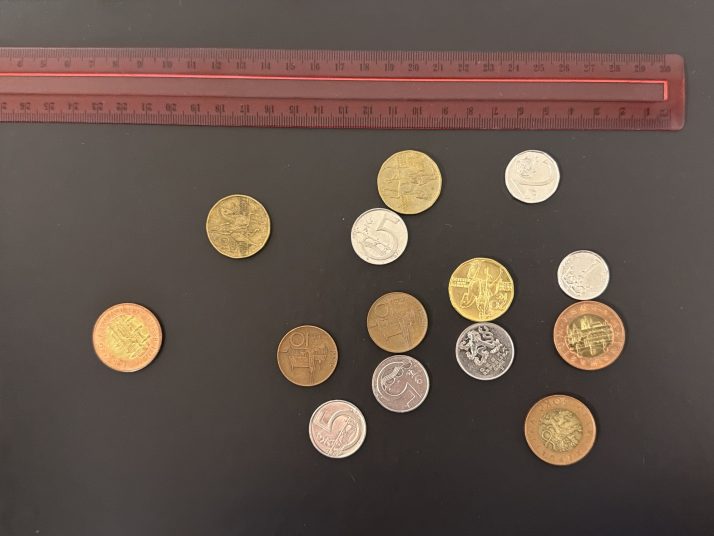
#> input picture data/dataset/test/test_07.jpg, 1428 x 1071 px (shown at 1/2 size)
$ jupyter execute --allow-errors 07_live_kamera.ipynb   (shell and % lines are left out)
#> lines starting #> are read from the running program, lines starting #| are printed output that depends on the picture; after the words box and inside, x2 and y2 are one past the last pixel; in counts of white or black regions, pixels touching at a corner belong together
### src/coins/counter.py
"""Celý řetězec pro jeden snímek: detekce → příznaky → hodnota mince.

Parametry detekce (plochy, jádra) jsou naladěné na dataset z 14. 11.: 1428 px na šířku,
4,876 px/mm. Každý snímek z kamery se proto nejdřív přeškáluje na stejné měřítko px/mm,
aby platily stejné parametry i stejný klasifikátor.
"""

import json
from pathlib import Path

import cv2
import numpy as np
import pandas as pd

from coins import COIN_DIAMETERS_MM
from coins.classify import NearestNeighborScores
from coins.features import diameter_px, frame_features
from coins.segment import detect_coins_bg

DATASET_PX_PER_MM = 4.876
TRAIN_SETS = ["samostatne", "mix", "dotyk"]
FEATURES = ["prumer_mm", "S_stred"]
WEIGHTS = (2, 1)  # průměr váží 2× víc než sytost (sytost se mění se světlem a kamerou)


def train_model(features_csv, k=3, weights=WEIGHTS):
    T = pd.read_csv(features_csv)
    T = T[T.sada.isin(TRAIN_SETS) & T.hodnota.notna()]
    return NearestNeighborScores(k, weights).fit(T[FEATURES], T.hodnota.astype(int))


def load_calibration(path):
    path = Path(path)
    return json.loads(path.read_text())["px_per_mm"] if path.exists() else None


def save_calibration(path, px_per_mm):
    Path(path).write_text(json.dumps({"px_per_mm": round(px_per_mm, 4)}))


class CoinCounter:
    def __init__(self, features_csv, px_per_mm=None, k=3):
        self.model = train_model(features_csv, k)
        self.px_per_mm = px_per_mm

    # [32 lines left out: functions scale_for, calibrate, process, not called in this run]

    def classify(self, features):
        """Hodnota pro jeden vektor příznaků (průměr, sytost) – pro zprůměrované příznaky stopy."""
        return int(self.model.predict(pd.DataFrame([features], columns=FEATURES))[0])

### src/coins/stabilize.py
"""Stabilní živý součet: sledování mincí, hlasování o hodnotě, hystereze, medián v čase, detekce pohybu."""

from collections import Counter, deque

import cv2
import numpy as np


class Track:
    # [27 lines left out: functions __init__, value, update, not called in this run]


class Stabilizer:
    """
    min_hits:   mince se započítá až po tolika snímcích v řadě (hystereze nahoru)
    max_misses: mince se odebere až po tolika snímcích bez detekce (hystereze dolů)
    window:     součet = medián z posledních window snímků
    motion_thr: kolik % pixelů se mezi snímky výrazně změní, aby se součet zmrazil (ruka v záběru)
    settle:     kolik snímků po skončení pohybu ještě počkat
    max_dd:     mince se spáruje se stopou jen při podobném průměru (hodnoty se liší aspoň o 1,5 mm),
                takže se po přeskládání rukou nepřevezme hodnota jiné mince
    classify:   funkce příznaky → hodnota; když je zadaná, hodnota stopy se počítá ze zprůměrovaných příznaků
    """

    def __init__(self, min_hits=3, max_misses=3, window=5, motion_thr=2.0, settle=2, max_dd=0.8, classify=None):
        self.min_hits = min_hits
        self.max_misses = max_misses
        self.sums = deque(maxlen=window)
        self.motion_thr = motion_thr
        self.settle = settle
        self.max_dd = max_dd
        self.classify = classify
        self.calm = 0
        self.tracks = []
        self.next_id = 0
        self.prev_gray = None
        self.moving = False
        self.stable_sum = 0

    # [55 lines left out: functions motion, _match, update, not called in this run]

    def confirmed_tracks(self):
        return [t for t in self.tracks if t.confirmed]

### notebooks/07_live_kamera.ipynb
# 07 – Živý režim a stabilní součet

[cell 1]

import sys
import time
from pathlib import Path

import cv2
import numpy as np
import pandas as pd
import matplotlib.pyplot as plt

ROOT = Path.cwd().parent if Path.cwd().name == "notebooks" else Path.cwd()
sys.path.insert(0, str(ROOT / "src"))
sys.path.insert(0, str(ROOT))
from coins.io import load_rgb, show_images, DATASET_DIR
from coins.counter import CoinCounter
from coins.stabilize import Stabilizer
from live import draw

#> (the rest of this cell did not finish here and is left out)

## Celý řetězec na testovacích fotkách

[cell 2]
rows = []
#> (the rest of this cell did not finish here and is left out)

## Simulované video: mince → ruka → jedna mince odebrána

[cell 3]
def make_sequence(img_bgr, remove_xyr, n_before=40, n_hand=15, n_after=45, seed=0):
#> called with remove_xyr = (254, 674, 69), n_before = 40, n_hand = 15, n_after = 45, seed = 0
    rng = np.random.default_rng(seed)
    h, w = img_bgr.shape[:2]
#> h = 1071; w = 1428
    x, y, r = remove_xyr
#> x = 254; y = 674; r = 69
    mask = np.zeros((h, w), np.uint8)
    cv2.circle(mask, (int(x), int(y)), int(r * 1.15), 255, -1)
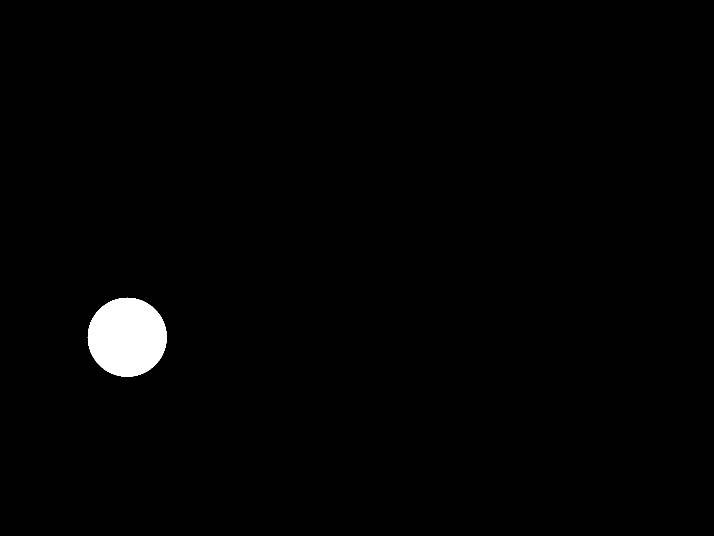
#> mask: shape (1071, 1428) (shown at 1/2 size); 1.3% white; 1 white region, box (x1, y1, x2, y2) and area: (175, 595, 334, 754) 19577
    removed = cv2.inpaint(img_bgr, mask, 7, cv2.INPAINT_TELEA)
#> img_bgr is the input picture: shape (1071, 1428, 3); mean B, G, R 74.5, 83.2, 99.3
    frames, phase = [], []
    for i in range(n_before + n_hand + n_after):
        base = img_bgr if i < n_before + n_hand // 2 else removed
        M = np.float32([[1, 0, rng.normal(0, 1.5)], [0, 1, rng.normal(0, 1.5)]])
        f = cv2.warpAffine(base, M, (w, h), borderMode=cv2.BORDER_REFLECT)
        f = np.clip(f * rng.uniform(0.97, 1.03) + rng.normal(0, 3, f.shape), 0, 255).astype(np.uint8)
        if n_before <= i < n_before + n_hand:
            cx = int(-200 + (i - n_before) / (n_hand - 1) * (w + 400))
            cv2.ellipse(f, (cx, int(y)), (220, 120), -20, 0, 360, (120, 160, 220), -1)
            cv2.rectangle(f, (cx - 600, int(y) - 90), (cx - 100, int(y) + 60), (120, 160, 220), -1)
        frames.append(f)
        phase.append("mince" if i < n_before else "ruka" if i < n_before + n_hand else "bez 50 Kč")
#> this loop made 100 passes
#> M on passes 1 to 12: [[1, 0, 0.189], [0, 1, -0.198]], [[1, 0, 0.952], [0, 1, 0.801]], [[1, 0, 2.13], [0, 1, 2.02]], [[1, 0, -1.26], [0, 1, -2.36]], [[1, 0, -3.25], [0, 1, 1.83]], [[1, 0, 0.693], [0, 1, -0.00867]], [[1, 0, 1.66], [0, 1, 2.67]], [[1, 0, 0.00268], [0, 1, 0.444]], [[1, 0, -1.71], [0, 1, -1.66]], [[1, 0, 0.151], [0, 1, -1.75]], [[1, 0, 1.06], [0, 1, 1.12]], [[1, 0, 0.126], [0, 1, 0.514]]
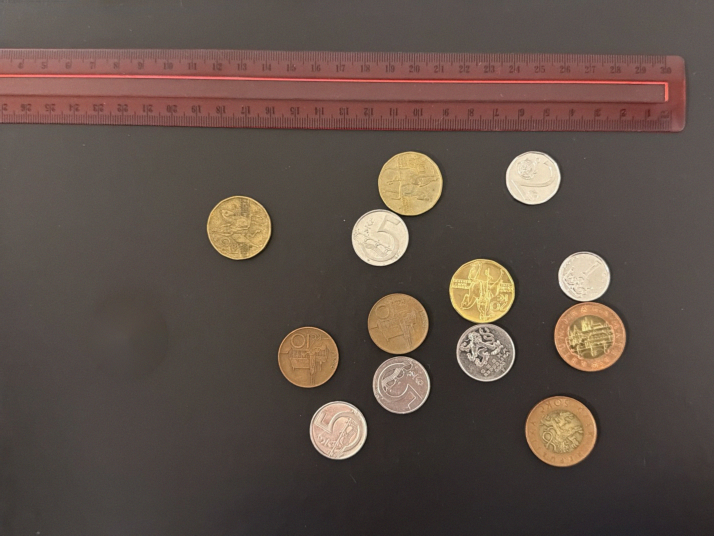
#> f: shape (1071, 1428, 3) (shown at 1/2 size); mean B, G, R 72, 79.9, 95.2
#> after the loop, frames = 100 items; phase = 100 items, first 6: 'mince', 'mince', 'mince', 'mince', 'mince', 'mince'
    return frames, phase

frames, phase = make_sequence(cv2.imread(str(DATASET_DIR / "test/test_07.jpg")), (254, 674, 69))
#> frames = 100 items

[cell 4]
stab = Stabilizer()
